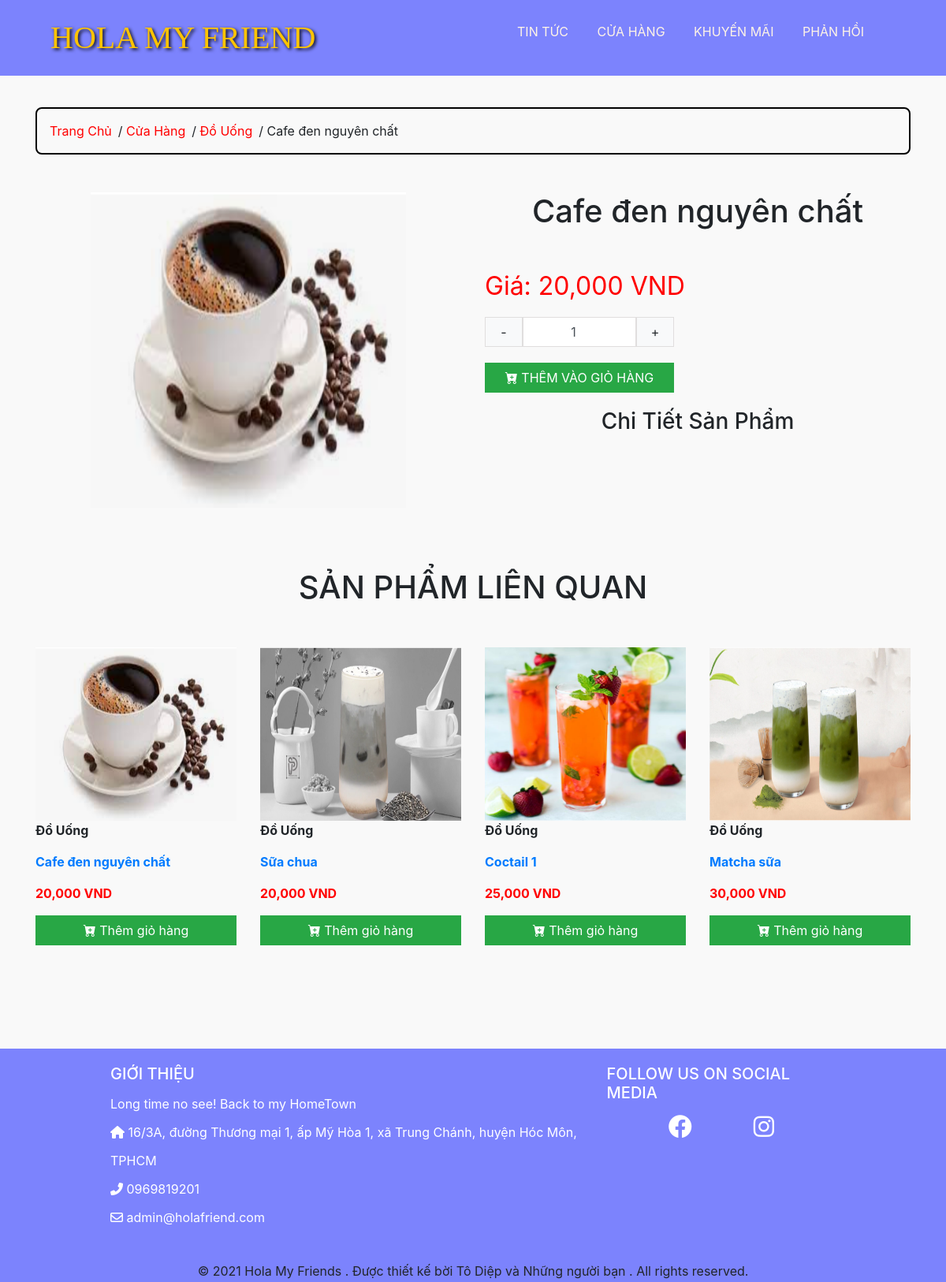
Screenshot of /detail.php?id=1 with the database file from the repository.
### tables this page shows
CREATE TABLE `category` (
  `id` int(11) NOT NULL,
  `name` varchar(255) DEFAULT NULL
);

CREATE TABLE `product` (
  `id` int(11) NOT NULL,
  `category_id` int(11) DEFAULT NULL,
  `title` varchar(350) DEFAULT NULL,
  `price` int(11) DEFAULT NULL,
  `discount` int(11) DEFAULT NULL,
  `thumbnail` varchar(500) DEFAULT NULL,
  `description` longtext DEFAULT NULL,
  `created_at` datetime DEFAULT NULL,
  `updated_at` datetime DEFAULT NULL,
  `deleted` int(11) DEFAULT NULL
);

### database/dbhelper.php (called while the page is built, shortened)
<?php
function executeResult($sql, $isSingle = false) {
	$data = null;
	$conn = mysqli_connect(HOST, USERNAME, PASSWORD, DATABASE);
	mysqli_set_charset($conn, 'utf8');
	$resultset = mysqli_query($conn, $sql);
	if($isSingle) {
		$data = mysqli_fetch_array($resultset, 1);
	} else {
		$data = [];
		while(($row = mysqli_fetch_array($resultset, 1)) != null) {
			$data[] = $row;
		}
	}
	return $data;
}

### detail.php (the view, shortened to what this page needs)
<?php
require_once('layouts/header.php');
$productId = getGet('id');
$sql = "select Product.*, Category.name as category_name from Product left join Category on Product.category_id = Category.id where Product.id = $productId";
$product = executeResult($sql, true);
$category_id = $product['category_id'];
$sql = "select Product.*, Category.name as category_name from Product left join Category on Product.category_id = Category.id where Product.category_id = $category_id order by Product.updated_at desc limit 0,4";
$lastestItems = executeResult($sql);
?>
<div class="container">
	<br/>
	<ul class="breadcrumb">
		<li><a href="index.php">Trang Chủ</a></li>
		<li> / <a href="category.php">Cửa Hàng</a></li>
		<li> / <a href="category.php?id=<?=$product['category_id']?>"><?=$product['category_name']?></a></li>
		<li> / <?=$product['title']?></li>
	</ul>
	<div class="row">
		<div class="col-md-6">
			<center>
				<img src="<?=$product['thumbnail']?>" style="width: 400px; height: 400px;">
			</center>
		</div>
		<div class="col-md-6">
			<h1 style="text-align: center;"><?=$product['title']?></h1><br />
 		<?php
			if($product['discount'] != $product['price'])
				echo '
					<p style="font-size: 32px; color: red; margin-top: 15px; margin-bottom: 15px;">
						Giá chỉ: ' .number_format(''.$product['discount'].''). ' VND
					</p>
					<p style="font-size: 24px; color: grey; margin-top: 15px; margin-bottom: 15px;">
						<del>' .number_format(''.$product['price'].''). ' VND </del>
					</p>';
			else
				echo '
					<p style="font-size: 32px; color: red; margin-top: 15px; margin-bottom: 15px;">
						Giá: ' .number_format(''.$product['discount'].''). ' VND
					</p>';
		?>
			<div style="display: flex;">
				<button class="btn btn-light" style="border: solid #e0dede 1px; border-radius: 0px; width: 48px;" onclick="addMoreCart(-1)">-</button>
				<input type="number" name="num" class="form-control" step="1" value="1" style="max-width: 144px; border: solid #e0dede 1px; border-radius: 0px; text-align: center;" onchange="fixCartNum()">
				<button class="btn btn-light" style="border: solid #e0dede 1px; border-radius: 0px; width: 48px;" onclick="addMoreCart(1)">+</button>
			</div>
			<button class="btn btn-success" style="margin-top: 20px; width: 240px; border-radius: 0px; font-size: 16px;" onclick="addCart(<?=$product['id']?>, $('[name=num]').val())">
				<i class="bi bi-cart-plus-fill"></i> THÊM VÀO GIỎ HÀNG
			</button>
			<div class="col-md-12" style="margin-top: 20px;">
				<h3 style="text-align: center;">Chi Tiết Sản Phẩm</h3>
			</div>
		</div>
	</div>
</div>
<div class="container" style="margin-top: 20px; margin-bottom: 20px;">
	<h1 style="text-align: center; margin-top: 20px; margin-bottom: 20px;">SẢN PHẨM LIÊN QUAN</h1>
	<div class="row">
	<?php
		foreach($lastestItems as $item) {
			echo '<div class="col-md-3 col-6 product-item">
					<a href="detail.php?id='.$item['id'].'"><img src="'.$item['thumbnail'].'" style="width: 100%; height: 220px;"></a>
					<p style="font-weight: bold;">'.$item['category_name'].'</p>
					<a href="detail.php?id='.$item['id'].'"><p style="font-weight: bold;">'.$item['title'].'</p></a>
					<p style="color: red; font-weight: bold;">'.number_format($item['discount']).' VND</p>
					<p><button class="btn btn-success" onclick="addCart('.$item['id'].', 1)" style="width: 100%; border-radius: 0px;"><i class="bi bi-cart-plus-fill"></i> Thêm giỏ hàng</button></p>
				</div>';
		}
	?>
	</div>
</div>
<?php
require_once('layouts/footer.php');
?>

### assets/css/style.css (style rules this page uses)
* { margin: 0; padding: 0; box-sizing: border-box; }
html { font-family: Arial, Helvetica, sans-serif; font-size: 16px; padding-top: 6rem; background-color: rgb(249, 249, 249); }
.container .breadcrumb { background: transparent; padding: 1rem; border-radius: 0; border: 2px solid #000; border-radius: 8px; }
.container .breadcrumb li { margin-right: 0.5rem; }
.container .breadcrumb li a { color: red; }
#main .container { margin-top: 1rem; margin-bottom: 1rem; min-height: 589px; }
#main .container .row { padding-top: 2rem; }

### rows the page displays
category: name "Đồ Uống"
product: title "Cafe đen nguyên chất", thumbnail (picture), discount "20,000", category.name "Đồ Uống", $item['id'] 1 (drawn)
product: thumbnail (picture), category.name "Đồ Uống", title "Sữa chua", discount "20,000"
product: thumbnail (picture), category.name "Đồ Uống", title "Coctail 1", discount "25,000"
product: thumbnail (picture), category.name "Đồ Uống", title "Matcha sữa", discount "30,000"
